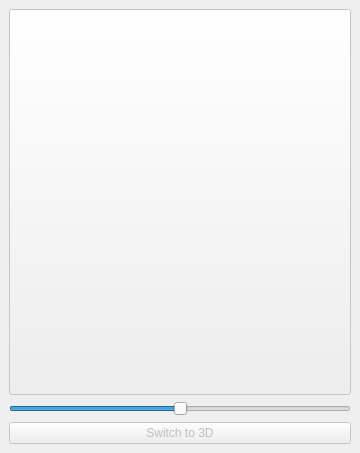
  <widget class="QDockWidget" name="dockWidget_10">
   <property name="sizePolicy">
    <sizepolicy hsizetype="MinimumExpanding" vsizetype="MinimumExpanding">
     <horstretch>0</horstretch>
     <verstretch>0</verstretch>
    </sizepolicy>
   </property>
   <property name="minimumSize">
    <size>
     <width>360</width>
     <height>453</height>
    </size>
   </property>
   <attribute name="dockWidgetArea">
    <number>4</number>
   </attribute>
   <widget class="QWidget" name="dockWidgetContents_10">
    <layout class="QGridLayout" name="gridLayout_13">
     <item row="0" column="0">
      <widget class="QPushButton" name="imageButton">
       <property name="enabled">
        <bool>false</bool>
       </property>
       <property name="sizePolicy">
        <sizepolicy hsizetype="MinimumExpanding" vsizetype="MinimumExpanding">
         <horstretch>0</horstretch>
         <verstretch>0</verstretch>
        </sizepolicy>
       </property>
       <property name="minimumSize">
        <size>
         <width>275</width>
         <height>275</height>
        </size>
       </property>
       <property name="maximumSize">
        <size>
         <width>1080</width>
         <height>1080</height>
        </size>
       </property>
       <property name="cursor">
        <cursorShape>CrossCursor</cursorShape>
       </property>
       <property name="autoFillBackground">
        <bool>true</bool>
       </property>
       <property name="text">
        <string/>
       </property>
       <property name="iconSize">
        <size>
         <width>720</width>
         <height>720</height>
        </size>
       </property>
       <property name="checkable">
        <bool>false</bool>
       </property>
       <property name="autoDefault">
        <bool>false</bool>
       </property>
       <property name="flat">
        <bool>false</bool>
       </property>
      </widget>
     </item>
     <item row="1" column="0">
      <widget class="QSlider" name="slider3D">
       <property name="maximum">
        <number>20</number>
       </property>
       <property name="value">
        <number>10</number>
       </property>
       <property name="orientation">
        <enum>Qt::Horizontal</enum>
       </property>
       <property name="invertedAppearance">
        <bool>false</bool>
       </property>
      </widget>
     </item>
     <item row="2" column="0">
      <widget class="QPushButton" name="switch3DButton">
       <property name="enabled">
        <bool>false</bool>
       </property>
       <property name="text">
        <string>Switch to 3D</string>
       </property>
      </widget>
     </item>
    </layout>
    <zorder>imageButton</zorder>
    <zorder>switch3DButton</zorder>
    <zorder>layoutWidget_4</zorder>
    <zorder>slider3D</zorder>
   </widget>
  </widget>
